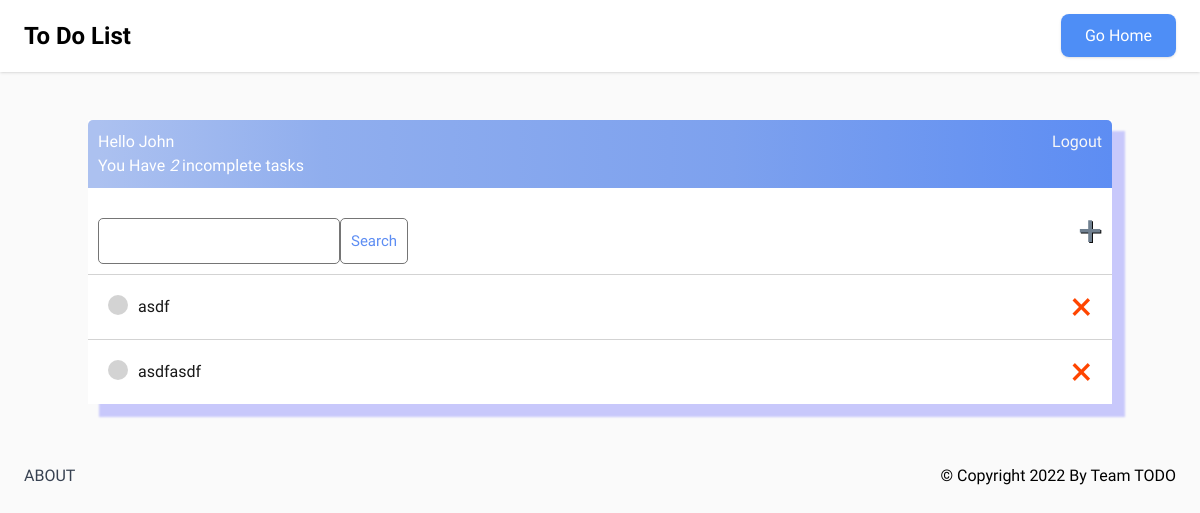
Page /tasks (signed in) on the earlier database version.
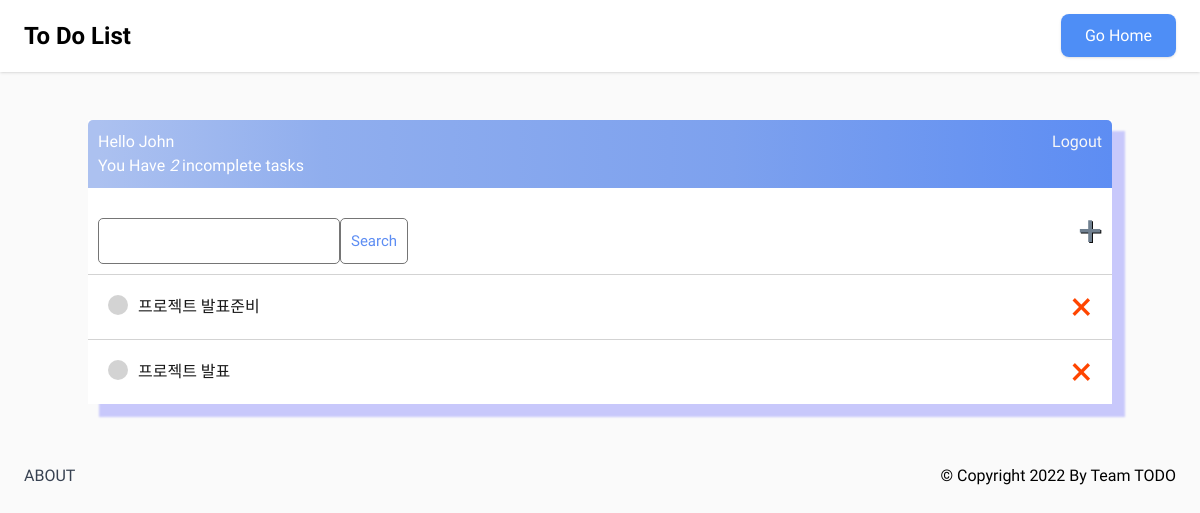
Same page on the later database version.
### core/models.py (models this page shows)
class Task(models.Model):
    user = models.ForeignKey(User, on_delete=models.CASCADE, null=True, blank=True)
    title = models.CharField(max_length=200)
    description = models.TextField(null=True, blank=True)
    complete = models.BooleanField(default=False)
    create = models.DateField(auto_now_add=True)
    def __str__(self):
        return self.title
    class Meta :
        ordering = ['complete']

### core/views.py (the view)
# urls.py: path('tasks', TaskList.as_view(), name='tasks'),
class TaskList(LoginRequiredMixin, ListView) :
  model = Task
  context_object_name = 'tasks'
  def get_context_data(self, **kwargs):
    context = super().get_context_data(**kwargs)
    context['tasks'] = context['tasks'].filter(user=self.request.user)
    context['count'] = context['tasks'].filter(complete=False).count()
    search_input = self.request.GET.get('search-area') or ""
    if search_input:
      context['tasks'] = context['tasks'].filter(title__icontains=search_input)
    context['search_input'] = search_input
    return context

### core/templates/core/task_list.html
{% extends 'core/main.html' %}
{% block content %}
<div class="header-bar">
  <div>
    <h1>Hello {{request.user|title}}</h1>
    <h3 style="margin: 0"> You Have <i>{{count}}</i> incomplete task{{ count|pluralize:"s" }}</h3>
  </div>
  {% if request.user.is_authenticated %}
  <a href="logout"> Logout </a> {% else %}
  <a href="signin">LogIn</a> {% endif %}
</div>
<div id="search-add-wrapper">
  <form method="GET" style="margin-top: 20px; display: flex;">
    <input type="text" name="search-area" value="{{search_input}}" />
    <input class="button" type="submit" value="Search" />
  </form>
  <a id="add-link" href="{% url 'task-create' %}" >&#x2b; </a>
</div>
<div class="task-item-wrapper">
  {% for task in tasks %}
    <div class="task-wrapper">
      {% if task.complete %}
      <div class="task-title">
        <div class="task-complete-icon"></div>
        <i><s><a href="{% url 'task-update' task.id %}">{{task}}</a></s></i>
      </div>
      <a class="delete-link" href="{% url 'task-delete' task.id %}"> &#215; </a>
      {% else %}
      <div class="task-title">
        <div class="task-incomplete-icon"></div>
        <a href="{% url 'task-update' task.id %}">{{task}}</a>
      </div>
      <a class="delete-link" href="{% url 'task-delete' task.id %}"> &#215; </a>
      {% endif %}
    </div>
  {% empty%}
  <h3>No Items in List</h3>
  {% endfor %}
</div>
{% endblock content %}

Differences in the rows shown:
removed Task: title "asdf"
removed Task: title "asdfasdf"
added Task: title "프로젝트 발표준비"
added Task: title "프로젝트 발표"
